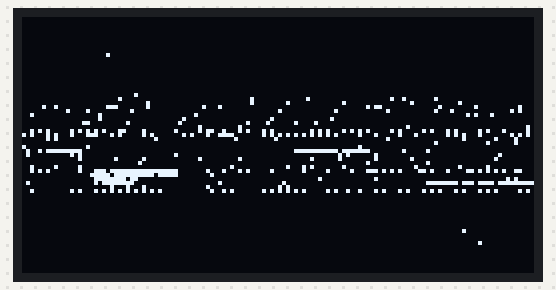
This sketch was run on a simulated Arduino Uno, built with avr-gcc and run on an emulated ATmega328P. On the bench: 128×64 one-colour display. Random numbers use the default seed unless the sketch sets one.

Above: at 1.62 s.
At 5.92 s:
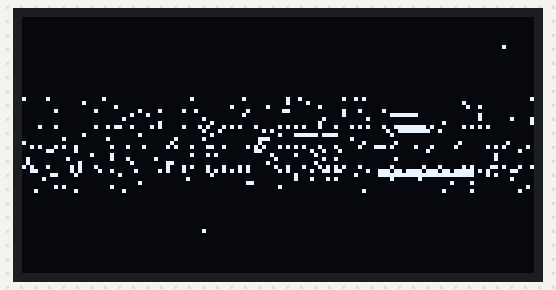
At 10.21 s:
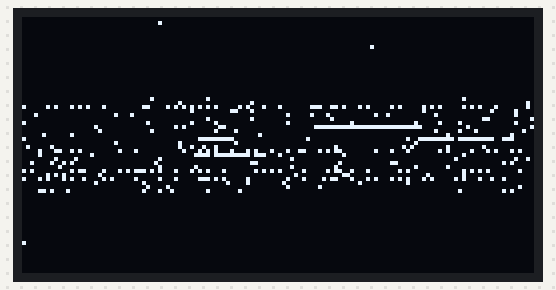
At 18.84 s:
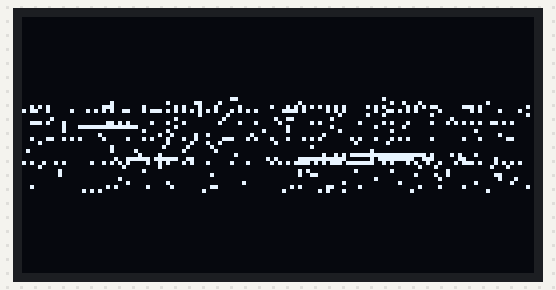
At 27.42 s:
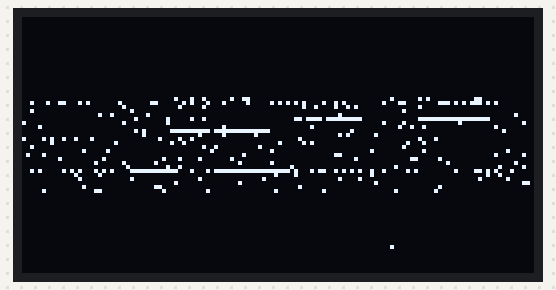
At 36.02 s:
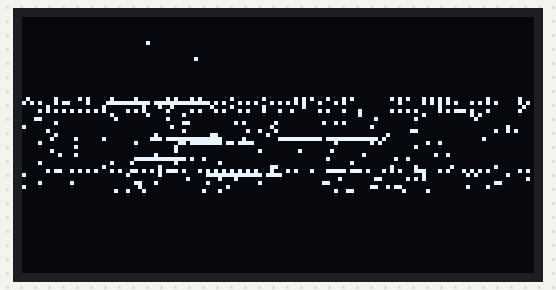

The sketch:

terminator_shutdown.ino
```cpp
#include <Wire.h>
#include <Adafruit_GFX.h>
#include <Adafruit_SSD1306.h>

#define SCREEN_WIDTH 128
#define SCREEN_HEIGHT 64
#define OLED_RESET -1
#define SCREEN_ADDRESS 0x3C

Adafruit_SSD1306 display(SCREEN_WIDTH, SCREEN_HEIGHT, &Wire, OLED_RESET);

// ========== РЕГУЛЯТОР СКОРОСТИ ==========
float ANIM_SPEED = 0.35;

void drawRandomNoise(uint8_t intensity = 40) {
  for (int i = 0; i < intensity; i++) {
    display.drawPixel(random(SCREEN_WIDTH), random(SCREEN_HEIGHT), random(2));
  }
}

void horizontalTear() {
  int y = random(SCREEN_HEIGHT);
  for (int x = 0; x < SCREEN_WIDTH; x += 2) {
    if (random(100) < 50) {
      display.drawPixel(x, y, SSD1306_WHITE);
    }
  }
}

// ========== ПРАВИЛЬНОЕ СВОРАЧИВАНИЕ В ЛИНИЮ ==========
void verticalCollapse() {
  // Сохраняем текущий кадр с рябью
  uint8_t* buf = display.getBuffer();
  uint8_t saved[1024];
  memcpy(saved, buf, 1024);

  // Сжимаем большими шагами (быстро + выглядит нормально)
  for (int h = SCREEN_HEIGHT; h >= 2; h -= 5) {
    display.clearDisplay();

    int startY = (SCREEN_HEIGHT - h) / 2;

    // Масштабируем сохранённое изображение по вертикали
    for (int y = 0; y < h; y++) {
      // Откуда брать строку из оригинала
      int srcY = map(y, 0, h - 1, 0, SCREEN_HEIGHT - 1);

      for (int x = 0; x < SCREEN_WIDTH; x++) {
        int byteIndex = (srcY / 8) * SCREEN_WIDTH + x;
        int bit = srcY % 8;

        if (saved[byteIndex] & (1 << bit)) {
          display.drawPixel(x, startY + y, SSD1306_WHITE);
        }
      }
    }

    // Лёгкие помехи во время сжатия (не забивают экран)
    if (h > 10) {
      drawRandomNoise(8);
    }

    display.display();
    delay(11 * ANIM_SPEED);
  }
}

void lineToPoint() {
  int centerY = SCREEN_HEIGHT / 2;

  for (int w = SCREEN_WIDTH; w >= 2; w -= 8) {
    display.clearDisplay();
    int startX = (SCREEN_WIDTH - w) / 2;
    display.drawFastHLine(startX, centerY, w, SSD1306_WHITE);

    if (random(100) < 35) {
      display.drawPixel(startX + random(w), centerY, SSD1306_WHITE);
    }

    display.display();
    delay(10 * ANIM_SPEED);
  }

  // Точка
  for (int i = 0; i < 5; i++) {
    display.clearDisplay();
    if (i % 2 == 0) {
      display.fillRect(SCREEN_WIDTH / 2 - 1, centerY - 1, 3, 3, SSD1306_WHITE);
    }
    display.display();
    delay(25 * ANIM_SPEED);
  }

  display.clearDisplay();
  display.display();
}

void terminatorShutdown() {
  // 1. Рябь
  for (int frame = 0; frame < 18; frame++) {
    drawRandomNoise(45 + random(25));

    if (frame % 2 == 0) {
      horizontalTear();
    }

    if (random(100) < 25) {
      display.fillRect(random(SCREEN_WIDTH - 25), random(SCREEN_HEIGHT - 8),
                       random(8, 28), random(2, 6), SSD1306_INVERSE);
    }

    display.display();
    delay(14 * ANIM_SPEED);
  }

  // 2. Нормальное сворачивание текущего изображения в линию
  verticalCollapse();

  // 3. Линия → точка
  lineToPoint();

  delay(300 * ANIM_SPEED);
}

void setup() {
  Serial.begin(115200);

  if (!display.begin(SSD1306_SWITCHCAPVCC, SCREEN_ADDRESS)) {
    Serial.println(F("SSD1306 allocation failed"));
    for (;;);
  }

  display.clearDisplay();
  display.display();
}

void loop() {
  terminatorShutdown();
  delay(2000);
}
```
